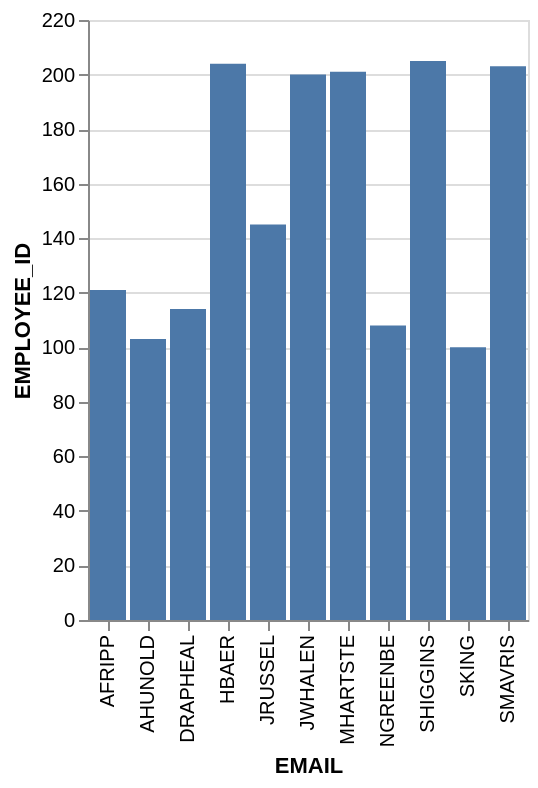

Write a Vega-Lite specification for this figure.
### Vega-Lite specification from a JSON file in a GitHub repository (floating-point values rounded to 4 significant figures)
{"data": {"values": [{"x_data": "SKING", "y_data": 100}, {"x_data": "AHUNOLD", "y_data": 103}, {"x_data": "NGREENBE", "y_data": 108}, {"x_data": "DRAPHEAL", "y_data": 114}, {"x_data": "AFRIPP", "y_data": 121}, {"x_data": "JRUSSEL", "y_data": 145}, {"x_data": "JWHALEN", "y_data": 200}, {"x_data": "MHARTSTE", "y_data": 201}, {"x_data": "SMAVRIS", "y_data": 203}, {"x_data": "HBAER", "y_data": 204}, {"x_data": "SHIGGINS", "y_data": 205}]}, "mark": "bar", "encoding": {"x": {"field": "x_data", "type": "nominal", "title": "EMAIL", "sort": "ascending"}, "y": {"field": "y_data", "type": "quantitative", "title": "EMPLOYEE_ID"}}}
